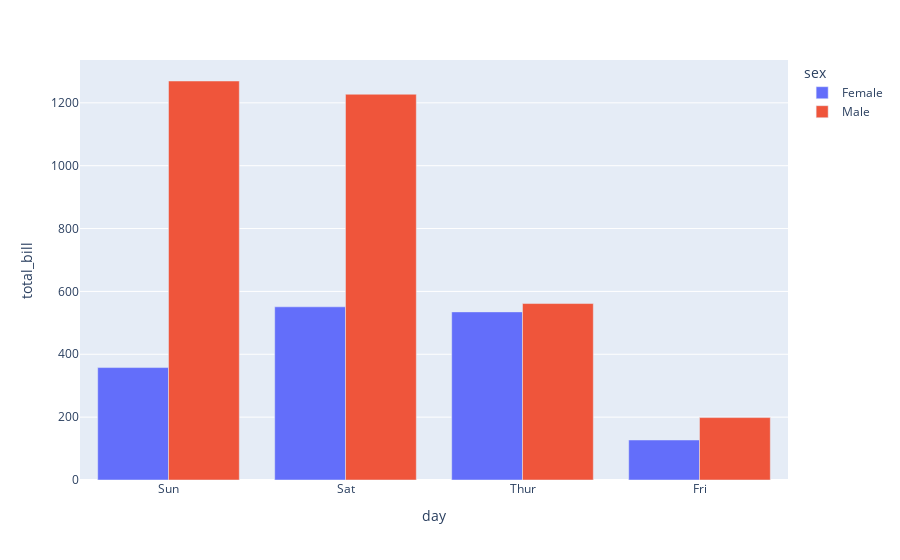

Notebook code cell kept with this figure:
### Code cell
px.bar(df_agrupado_pelo_dia_e_sexo, x='day', y='total_bill', color='sex', barmode='group')

### Figure 1 — Plotly figure (JSON) as saved in the notebook; plotly's stock layout.template omitted (floating-point values rounded to 4 significant figures)
{"data": [{"alignmentgroup": "True", "hovertemplate": "sex=Female<br>day=%{x}<br>total_bill=%{y}<extra></extra>", "legendgroup": "Female", "marker": {"color": "#636efa", "pattern": {"shape": ""}}, "name": "Female", "offsetgroup": "Female", "orientation": "v", "showlegend": true, "textposition": "auto", "type": "bar", "x": ["Sun", "Sat", "Thur", "Fri"], "xaxis": "x", "y": [357.7, 551.0, 534.9, 127.3], "yaxis": "y"}, {"alignmentgroup": "True", "hovertemplate": "sex=Male<br>day=%{x}<br>total_bill=%{y}<extra></extra>", "legendgroup": "Male", "marker": {"color": "#EF553B", "pattern": {"shape": ""}}, "name": "Male", "offsetgroup": "Male", "orientation": "v", "showlegend": true, "textposition": "auto", "type": "bar", "x": ["Sun", "Sat", "Thur", "Fri"], "xaxis": "x", "y": [1269.0, 1227.0, 561.4, 198.6], "yaxis": "y"}], "layout": {"barmode": "group", "legend": {"title": {"text": "sex"}, "tracegroupgap": 0}, "margin": {"t": 60}, "xaxis": {"anchor": "y", "domain": [0, 1], "title": {"text": "day"}}, "yaxis": {"anchor": "x", "domain": [0, 1], "title": {"text": "total_bill"}}}}
